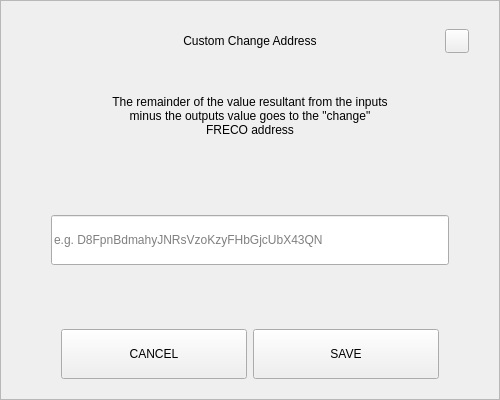
<?xml version="1.0" encoding="UTF-8"?>
<ui version="4.0">
 <class>SendChangeAddressDialog</class>
 <widget class="QDialog" name="SendChangeAddressDialog">
  <property name="geometry">
   <rect>
    <x>0</x>
    <y>0</y>
    <width>500</width>
    <height>400</height>
   </rect>
  </property>
  <property name="windowTitle">
   <string>Dialog</string>
  </property>
  <layout class="QVBoxLayout" name="verticalLayout">
   <property name="spacing">
    <number>0</number>
   </property>
   <property name="leftMargin">
    <number>0</number>
   </property>
   <property name="topMargin">
    <number>0</number>
   </property>
   <property name="rightMargin">
    <number>0</number>
   </property>
   <property name="bottomMargin">
    <number>0</number>
   </property>
   <item>
    <widget class="QFrame" name="frame">
     <property name="styleSheet">
      <string notr="true"/>
     </property>
     <property name="frameShape">
      <enum>QFrame::StyledPanel</enum>
     </property>
     <property name="frameShadow">
      <enum>QFrame::Raised</enum>
     </property>
     <layout class="QVBoxLayout" name="verticalLayout_2" stretch="0,0,0,0,0,0,0">
      <property name="spacing">
       <number>0</number>
      </property>
      <property name="leftMargin">
       <number>30</number>
      </property>
      <property name="topMargin">
       <number>20</number>
      </property>
      <property name="rightMargin">
       <number>30</number>
      </property>
      <property name="bottomMargin">
       <number>20</number>
      </property>
      <item>
       <layout class="QHBoxLayout" name="horizontalLayout_3">
        <property name="spacing">
         <number>0</number>
        </property>
        <item>
         <spacer name="horizontalSpacer_2">
          <property name="orientation">
           <enum>Qt::Horizontal</enum>
          </property>
          <property name="sizeHint" stdset="0">
           <size>
            <width>40</width>
            <height>20</height>
           </size>
          </property>
         </spacer>
        </item>
        <item>
         <widget class="QLabel" name="labelTitle">
          <property name="minimumSize">
           <size>
            <width>0</width>
            <height>40</height>
           </size>
          </property>
          <property name="maximumSize">
           <size>
            <width>16777215</width>
            <height>40</height>
           </size>
          </property>
          <property name="styleSheet">
           <string notr="true">padding-left:24px;</string>
          </property>
          <property name="text">
           <string>Custom Change Address</string>
          </property>
          <property name="alignment">
           <set>Qt::AlignCenter</set>
          </property>
          <property name="margin">
           <number>7</number>
          </property>
         </widget>
        </item>
        <item>
         <spacer name="horizontalSpacer">
          <property name="orientation">
           <enum>Qt::Horizontal</enum>
          </property>
          <property name="sizeHint" stdset="0">
           <size>
            <width>40</width>
            <height>20</height>
           </size>
          </property>
         </spacer>
        </item>
        <item>
         <widget class="QPushButton" name="btnEsc">
          <property name="minimumSize">
           <size>
            <width>24</width>
            <height>24</height>
           </size>
          </property>
          <property name="maximumSize">
           <size>
            <width>24</width>
            <height>24</height>
           </size>
          </property>
          <property name="focusPolicy">
           <enum>Qt::NoFocus</enum>
          </property>
          <property name="text">
           <string/>
          </property>
         </widget>
        </item>
       </layout>
      </item>
      <item>
       <spacer name="verticalSpacer_2">
        <property name="orientation">
         <enum>Qt::Vertical</enum>
        </property>
        <property name="sizeType">
         <enum>QSizePolicy::Fixed</enum>
        </property>
        <property name="sizeHint" stdset="0">
         <size>
          <width>20</width>
          <height>20</height>
         </size>
        </property>
       </spacer>
      </item>
      <item alignment="Qt::AlignHCenter">
       <widget class="QLabel" name="labelMessage">
        <property name="minimumSize">
         <size>
          <width>0</width>
          <height>70</height>
         </size>
        </property>
        <property name="text">
         <string>The remainder of the value resultant from the inputs minus the outputs value goes to the &quot;change&quot; FRECO address</string>
        </property>
        <property name="alignment">
         <set>Qt::AlignCenter</set>
        </property>
        <property name="wordWrap">
         <bool>true</bool>
        </property>
       </widget>
      </item>
      <item>
       <spacer name="verticalSpacer_3">
        <property name="orientation">
         <enum>Qt::Vertical</enum>
        </property>
        <property name="sizeHint" stdset="0">
         <size>
          <width>20</width>
          <height>40</height>
         </size>
        </property>
       </spacer>
      </item>
      <item>
       <layout class="QHBoxLayout" name="horizontalLayout_2">
        <property name="spacing">
         <number>0</number>
        </property>
        <property name="leftMargin">
         <number>20</number>
        </property>
        <property name="rightMargin">
         <number>20</number>
        </property>
        <item>
         <widget class="QLineEdit" name="lineEditAddress">
          <property name="minimumSize">
           <size>
            <width>0</width>
            <height>50</height>
           </size>
          </property>
          <property name="placeholderText">
           <string notr="true">e.g. D8FpnBdmahyJNRsVzoKzyFHbGjcUbX43QN</string>
          </property>
         </widget>
        </item>
       </layout>
      </item>
      <item>
       <spacer name="verticalSpacer">
        <property name="orientation">
         <enum>Qt::Vertical</enum>
        </property>
        <property name="sizeHint" stdset="0">
         <size>
          <width>20</width>
          <height>40</height>
         </size>
        </property>
       </spacer>
      </item>
      <item>
       <layout class="QHBoxLayout" name="horizontalLayout" stretch="2,2">
        <property name="spacing">
         <number>6</number>
        </property>
        <property name="leftMargin">
         <number>30</number>
        </property>
        <property name="rightMargin">
         <number>30</number>
        </property>
        <item>
         <widget class="QPushButton" name="btnCancel">
          <property name="minimumSize">
           <size>
            <width>180</width>
            <height>50</height>
           </size>
          </property>
          <property name="focusPolicy">
           <enum>Qt::NoFocus</enum>
          </property>
          <property name="text">
           <string>CANCEL</string>
          </property>
         </widget>
        </item>
        <item>
         <widget class="QPushButton" name="btnSave">
          <property name="minimumSize">
           <size>
            <width>180</width>
            <height>50</height>
           </size>
          </property>
          <property name="focusPolicy">
           <enum>Qt::NoFocus</enum>
          </property>
          <property name="text">
           <string>SAVE</string>
          </property>
         </widget>
        </item>
       </layout>
      </item>
     </layout>
    </widget>
   </item>
  </layout>
 </widget>
 <resources/>
 <connections/>
</ui>
